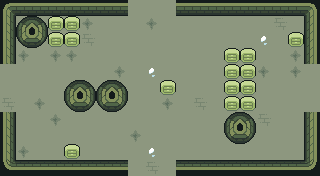

This is a level from a 2D game, rendered from its Tiled map with the project's own tilesets. A one-line summary and the complete map file follow:
An orthogonal 20x11 tile map with 16x16 px tiles, 6 tile layers (ground, dressing, decor, walls, ...), 3 tilesets and 12 objects (5x ENTRY, 5x ENEMY, 2x PROP).

<map version="1.10" tiledversion="1.10.2" orientation="orthogonal" renderorder="right-down" width="20" height="11" tilewidth="16" tileheight="16" infinite="0" nextlayerid="8" nextobjectid="13">
 <tileset firstgid="1" name="wall" tilewidth="16" tileheight="16" tilecount="110" columns="10">
  <image source="../../../gfx/tiles/ruins/tilesetwallsimple.png" width="160" height="176" />
 </tileset>
 <tileset firstgid="111" name="floor" tilewidth="16" tileheight="16" tilecount="374" columns="22">
  <image source="../../../gfx/tiles/ruins/tilesetinteriorfloor.png" width="352" height="272" />
 </tileset>
 <tileset firstgid="485" name="elements" tilewidth="16" tileheight="16" tilecount="27" columns="9">
  <image source="../../../gfx/tiles/ruins/elements.png" width="144" height="48" />
 </tileset>
 <layer id="1" name="ground" width="20" height="11">
  <data encoding="csv">
277,277,277,277,366,277,277,277,277,277,277,277,277,367,277,366,277,277,277,277,
277,277,277,277,277,367,277,277,277,367,277,277,277,277,277,277,277,342,277,277,
277,277,277,277,277,342,277,277,277,277,277,277,277,277,277,277,366,277,277,277,
277,367,277,367,367,277,277,277,277,277,277,277,277,277,277,277,277,277,367,277,
277,277,277,277,277,277,277,367,277,366,277,277,277,277,277,367,367,277,367,277,
277,277,277,277,367,277,277,277,277,277,367,277,277,277,277,277,277,277,277,277,
342,277,367,277,367,277,277,277,277,277,367,277,342,277,277,277,277,277,277,277,
277,277,277,367,277,277,277,277,277,277,277,277,277,277,277,277,342,277,277,277,
277,277,277,277,277,277,277,277,367,277,277,277,277,277,277,277,277,277,277,277,
367,367,277,277,277,277,277,277,277,366,277,277,277,277,277,277,277,277,277,277,
277,277,277,277,367,277,277,277,277,342,277,277,277,277,277,277,342,277,277,277
</data>
 </layer>
 <layer id="2" name="dressing" width="20" height="11">
  <data encoding="csv">
0,0,0,0,0,0,0,0,0,0,0,0,0,0,0,0,0,0,0,0,
0,0,0,0,0,0,0,0,0,0,0,0,0,0,0,0,0,0,0,0,
0,0,0,0,0,0,0,0,0,0,0,0,0,0,0,0,0,0,0,0,
0,0,0,0,0,0,0,0,0,0,0,0,0,0,0,0,0,0,0,0,
0,0,0,0,0,0,0,0,0,0,0,0,0,0,0,0,0,0,0,0,
0,0,0,0,0,0,0,0,0,0,0,0,0,0,0,0,0,0,0,0,
0,0,0,0,0,0,0,0,0,0,0,0,0,0,0,0,0,0,0,0,
0,0,0,0,0,0,0,0,0,0,0,0,0,0,0,0,0,0,0,0,
0,0,0,0,0,0,0,0,0,0,0,0,0,0,0,0,0,0,0,0,
0,0,0,0,0,0,0,0,0,0,0,0,0,0,0,0,0,0,0,0,
0,0,0,0,0,0,0,0,0,0,0,0,0,0,0,0,0,0,0,0
</data>
 </layer>
 <layer id="3" name="decor" width="20" height="11">
  <data encoding="csv">
0,0,0,0,0,0,0,0,0,0,0,0,0,0,0,0,0,0,0,0,
0,0,0,0,0,0,0,0,0,0,0,0,0,0,0,0,0,0,0,0,
0,0,0,0,0,0,0,0,0,0,0,0,0,0,0,0,0,0,0,0,
0,0,0,0,0,0,0,0,0,0,0,0,0,0,0,0,0,0,0,0,
0,0,0,0,0,0,0,0,0,0,0,0,0,0,0,0,0,0,0,0,
0,0,0,0,0,0,0,0,0,0,0,0,0,0,0,0,0,0,0,0,
0,0,0,0,0,0,0,0,0,0,0,0,0,0,0,0,0,0,0,0,
0,0,0,0,0,0,0,0,0,0,0,0,0,0,0,0,0,0,0,0,
0,0,0,0,0,0,0,0,0,0,0,0,0,0,0,0,0,0,0,0,
0,0,0,0,0,0,0,0,0,0,0,0,0,0,0,0,0,0,0,0,
0,0,0,0,0,0,0,0,0,0,0,0,0,0,0,0,0,0,0,0
</data>
 </layer>
 <layer id="4" name="walls" width="20" height="11">
  <data encoding="csv">
66,69,69,69,69,69,69,69,0,0,0,69,69,69,69,69,69,69,69,70,
76,0,0,0,0,0,0,0,0,0,0,0,0,0,0,0,0,0,0,80,
76,0,0,0,0,0,0,0,0,0,0,0,0,0,0,0,0,0,0,80,
76,0,0,0,0,0,0,0,0,0,0,0,0,0,0,0,0,0,0,80,
0,0,0,0,0,0,0,0,0,0,0,0,0,0,0,0,0,0,0,0,
0,0,0,0,0,0,0,0,0,0,0,0,0,0,0,0,0,0,0,0,
0,0,0,0,0,0,0,0,0,0,0,0,0,0,0,0,0,0,0,0,
76,0,0,0,0,0,0,0,0,0,0,0,0,0,0,0,0,0,0,80,
76,0,0,0,0,0,0,0,0,0,0,0,0,0,0,0,0,0,0,80,
76,0,0,0,0,0,0,0,0,0,0,0,0,0,0,0,0,0,0,80,
106,109,109,109,109,109,109,109,0,0,0,109,109,109,109,109,109,109,109,110
</data>
 </layer>
 <layer id="5" name="props" width="20" height="11">
  <data encoding="csv">
0,0,0,0,0,0,0,0,0,0,0,0,0,0,0,0,0,0,0,0,
0,78,79,492,492,0,0,0,0,0,0,0,0,0,0,0,0,0,0,0,
0,88,89,492,492,0,0,0,0,0,0,0,0,0,0,0,0,0,492,0,
0,0,0,0,0,0,0,0,0,0,0,0,0,0,492,492,0,0,0,0,
0,0,0,0,0,0,0,0,0,0,0,0,0,0,492,492,0,0,0,0,
0,0,0,0,78,79,78,79,0,0,492,0,0,0,492,492,0,0,0,0,
0,0,0,0,88,89,88,89,0,0,0,0,0,0,492,492,0,0,0,0,
0,0,0,0,0,0,0,0,0,0,0,0,0,0,78,79,0,0,0,0,
0,0,0,0,0,0,0,0,0,0,0,0,0,0,88,89,0,0,0,0,
0,0,0,0,492,0,0,0,0,0,0,0,0,0,0,0,0,0,0,0,
0,0,0,0,0,0,0,0,0,0,0,0,0,0,0,0,0,0,0,0
</data>
 </layer>
 <layer id="6" name="overhead" width="20" height="11">
  <data encoding="csv">
0,0,0,0,0,0,0,0,0,0,0,0,0,0,0,0,0,0,0,0,
0,0,0,0,0,0,0,0,0,0,0,0,0,0,0,0,0,0,0,0,
0,0,0,0,0,0,0,0,0,0,0,0,0,0,0,0,0,0,0,0,
0,0,0,0,0,0,0,0,0,0,0,0,0,0,0,0,0,0,0,0,
0,0,0,0,0,0,0,0,0,0,0,0,0,0,0,0,0,0,0,0,
0,0,0,0,0,0,0,0,0,0,0,0,0,0,0,0,0,0,0,0,
0,0,0,0,0,0,0,0,0,0,0,0,0,0,0,0,0,0,0,0,
0,0,0,0,0,0,0,0,0,0,0,0,0,0,0,0,0,0,0,0,
0,0,0,0,0,0,0,0,0,0,0,0,0,0,0,0,0,0,0,0,
0,0,0,0,0,0,0,0,0,0,0,0,0,0,0,0,0,0,0,0,
0,0,0,0,0,0,0,0,0,0,0,0,0,0,0,0,0,0,0,0
</data>
 </layer>
 <objectgroup id="7" name="spawns">
  <object id="1" name="UP" type="ENTRY" x="152" y="24" />
  <object id="2" name="DOWN" type="ENTRY" x="152" y="152" />
  <object id="3" name="LEFT" type="ENTRY" x="24" y="88" />
  <object id="4" name="RIGHT" type="ENTRY" x="296" y="88" />
  <object id="5" name="" type="ENTRY" x="152" y="88" />
  <object id="6" name="" type="ENEMY" x="264" y="120" />
  <object id="7" name="" type="ENEMY" x="72" y="56" />
  <object id="8" name="" type="ENEMY" x="152" y="56" />
  <object id="9" name="" type="ENEMY" x="120" y="72" />
  <object id="10" name="" type="ENEMY" x="152" y="120" />
  <object id="11" name="torch" type="PROP" x="56" y="168" />
  <object id="12" name="torch" type="PROP" x="264" y="168" />
 </objectgroup>
</map>
